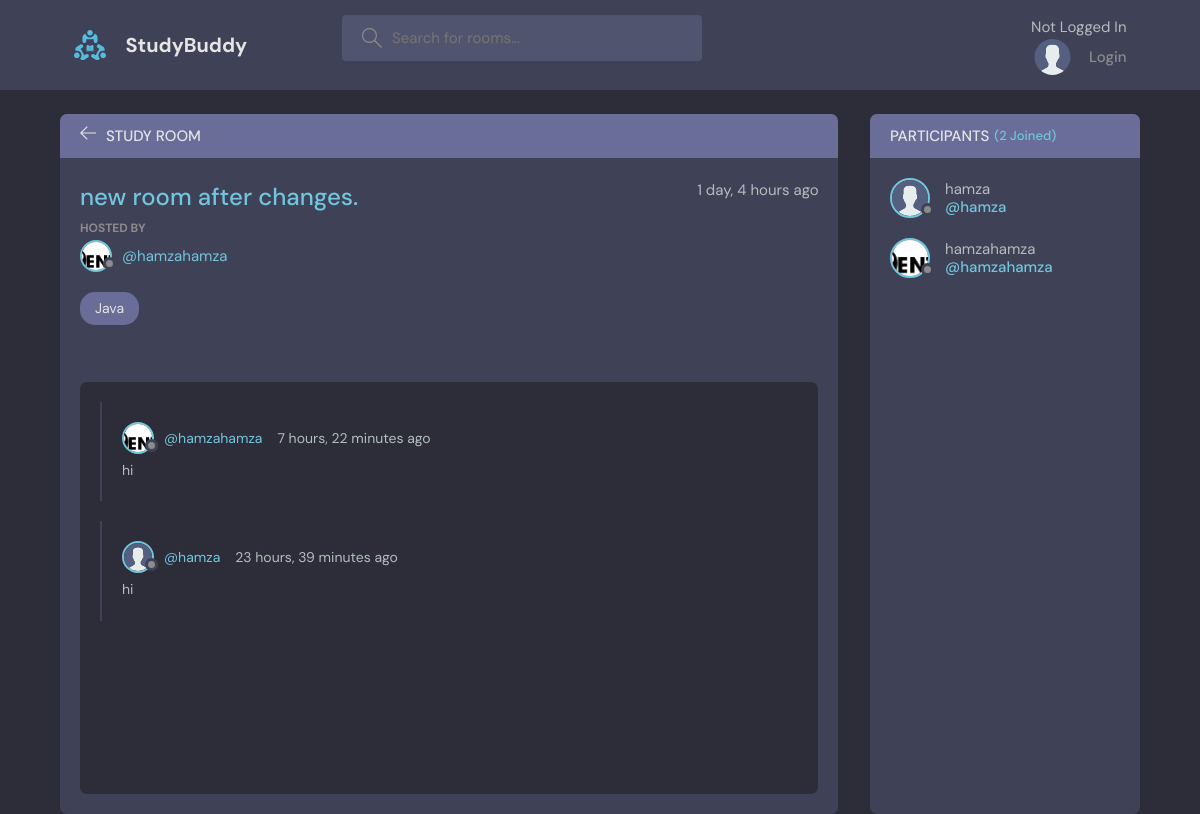
Page /room/3/ on the committed database.
### base/models.py (models this page shows, shortened)
class Room(models.Model):
    host =models.ForeignKey(User, on_delete=models.SET_NULL,null=True)
    topic = models.ForeignKey(Topic, on_delete=models.SET_NULL,null=True)
    name = models.CharField(max_length=200)
    description = models.TextField(null=True, blank=True)
    participants = models.ManyToManyField(User,related_name='participants',blank=True)
    updated = models.DateTimeField(auto_now=True)
    created = models.DateTimeField(auto_now_add=True)
    class Meta:
        ordering= ['-updated','-created']

class Profile(models.Model):
    user= models.OneToOneField(User,on_delete=models.CASCADE)
    bio = models.TextField(null=True, blank=True)
    avatar= models.ImageField(null=True,default='avatar.svg')

class Topic(models.Model):
    name = models.CharField(max_length=200)
    def __str__(self):
        return self.name

class message(models.Model):
    user = models.ForeignKey(User,on_delete=models.CASCADE)
    room = models.ForeignKey(Room, on_delete=models.CASCADE)
    body = models.TextField()
    updated = models.DateTimeField(auto_now=True)
    created = models.DateTimeField(auto_now_add=True)
    class Meta:
        ordering= ['-updated','-created']

### base/views.py (the view, shortened to what this page needs)
# urls.py: path('room/<str:pk>/',views.room,name='room'),
def room(request,pk):
    room=Room.objects.get(id=pk)
    room_messages=room.message_set.all().order_by('-created')
    participants = room.participants.all()
    context={'room':room, 'room_messages': room_messages,'participants':participants}
    return render(request, 'base/room.html',context)

### base/templates/base/room.html (shortened to what this page needs)
{% extends 'main.html' %}
{%block content %}
    <main class="profile-page layout layout--2">
      <div class="container">
        <div class="room">
          <div class="room__top">
            <div class="room__topLeft">
              <a href="{%url 'home'%}">
                <svg version="1.1" xmlns="http://www.w3.org/2000/svg" width="32" height="32" viewBox="0 0 32 32">
                  <title>arrow-left</title>
                  <path
                    d="M13.723 2.286l-13.723 13.714 13.719 13.714 1.616-1.611-10.96-10.96h27.625v-2.286h-27.625l10.965-10.965-1.616-1.607z"
                  ></path>
                </svg>
              </a>
              <h3>Study Room</h3>
            </div>
          </div>
          <div class="room__box scroll">
            <div class="room__header scroll">
              <div class="room__info">
                <h3>{{room.name}}</h3>
                <span>{{room.created|timesince}} ago</span>
              </div>
              <div class="room__hosted">
                <p>Hosted By</p>
                <a href="{% url 'user-profile' room.host.id %}" class="room__author">
                  <div class="avatar avatar--small">
                    <img src="{{room.host.profile.avatar.url}}" />
                  </div>
                  <span>@{{room.host.username}}</span>
                </a>
              </div>
              <span class="room__topics">{{room.topic}}</span>
            </div>
            <div class="room__conversation">
              <div class="threads scroll">
                {%for message in room_messages%}
                <div class="thread">
                  <div class="thread__top">
                    <div class="thread__author">
                      <a href="{%url 'user-profile' message.user.id %} " class="thread__authorInfo">
                        <div class="avatar avatar--small">
                          <img src="{{message.user.profile.avatar.url}}" />
                        </div>
                        <span>@{{message.user.username}}</span>
                      </a>
                      <span class="thread__date">{{message.created|timesince}} ago</span>
                    </div>
                  </div>
                  <div class="thread__details">
                   {{message.body}}
                  </div>
                </div>
                {%endfor%}
                </div>
              </div>
            </div>
        </div>
        <div class="participants">
          <h3 class="participants__top">Participants <span>({{participants.count}} Joined)</span></h3>
          <div class="participants__list scroll">
            {%for user in participants %}
            <a href="{%url 'user-profile' user.id%}" class="participant">
              <div class="avatar avatar--medium">
                <img src="{{user.profile.avatar.url}}" />
              </div>
              <p>
                {{user.username}}
                <span>@{{user.username}}</span>
              </p>
            </a>
            {%endfor%}
          </div>
        </div>
      </div>
    </main>
 {%endblock%}

### rows in the picture
Room: name "new room after changes.", created "1 day, 4 hours", host.profile.avatar (picture), host.username "hamzahamza", topic "Java"
message: user.profile.avatar (picture), user.username "hamzahamza", created "7 hours, 22 minutes", body "hi"
message: user.profile.avatar (placeholder picture), user.username "hamza", created "23 hours, 39 minutes", body "hi"

### other values in the picture
{{ participants.count }} "2"
{{ user.username }} "hamza"
{{ user.username }} "hamzahamza"
